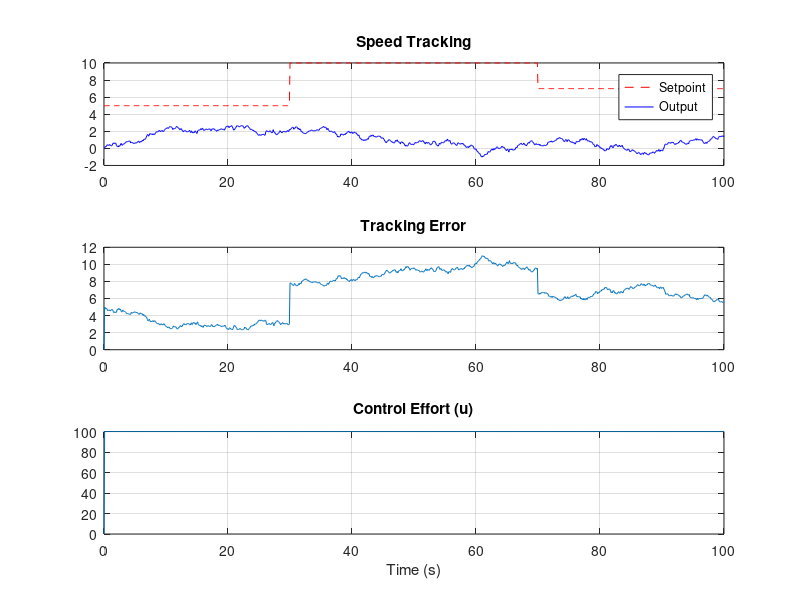

Here is the MATLAB script that generated this plot:
clc; clear; close all;

% --- Simulation Parameters ---
t = 0:0.1:100;             % Time vector
dt = t(2) - t(1);
r = 5 * (t < 30) + 10 * (t >= 30 & t < 70) + 7 * (t >= 70);  % Reference profile

% --- Plant: Vehicle Transfer Function 1 / (ms + b) ---
m = 1000;  % Mass
b = 50;    % Damping
plant = tf(1, [m b]);

% --- Disturbance Model ---
disturbance = 0.1 * randn(size(t));  % Simulate small noise/disturbance

% --- Initialize ---
y = zeros(size(t));           % Output (Speed)
e = zeros(size(t));           % Error
u = zeros(size(t));           % Control effort
Kp = 800; Ki = 40; Kd = 100;  % Initial PID gains
I = 0; D = 0; prev_error = 0;

for i = 2:length(t)
    % --- Error Calculation ---
    e(i) = r(i) - y(i-1);
    
    % --- Adaptive PID Logic ---
    if abs(e(i)) > 3
        Kp = 1000; Ki = 50; Kd = 150;
    else
        Kp = 800; Ki = 40; Kd = 100;
    end

    % --- PID Controller ---
    I = I + e(i) * dt;                        % Integral term
    D = (e(i) - prev_error) / dt;            % Derivative term
    u(i) = Kp*e(i) + Ki*I + Kd*D;             % Control effort
    u(i) = max(min(u(i), 100), -100);        % Actuator saturation
    prev_error = e(i);

    % --- Plant Simulation (Discrete Euler Integration) ---
    dy = (1/m)*(u(i) - b*y(i-1));             % dy/dt = (u - b*y)/m
    y(i) = y(i-1) + dy*dt + disturbance(i);   % Add disturbance
end

%---

% --- Visualization ---
figure;
subplot(3,1,1);
plot(t, r, 'r--', t, y, 'b'); grid on;
legend('Setpoint', 'Output'); title('Speed Tracking');

subplot(3,1,2);
plot(t, e); grid on;
title('Tracking Error');

subplot(3,1,3);
plot(t, u); grid on;
title('Control Effort (u)');
xlabel('Time (s)');
